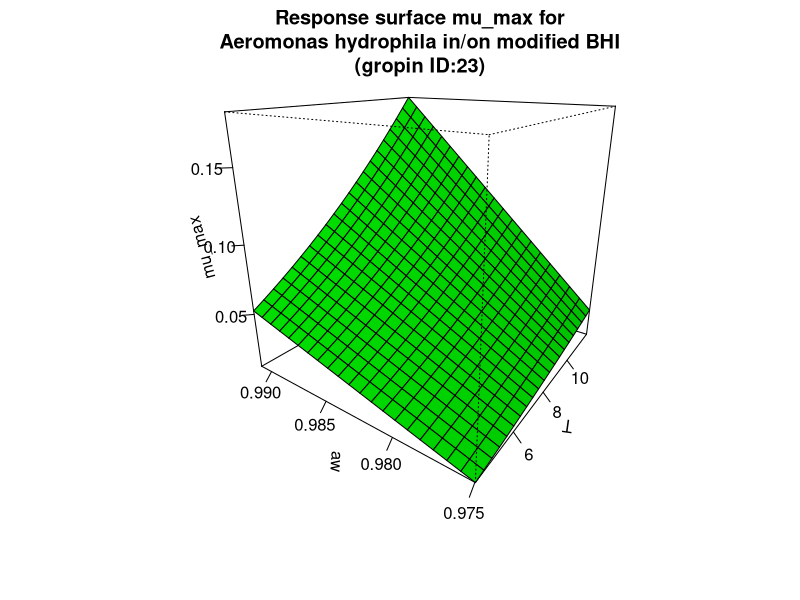

Here is the R script that generated this plot:
#############################
# start of Parameter script
#############################
T <- seq(4.004,11.988011988012,length.out=21)
aw <- seq(0.974974,0.991008991008991,length.out=21)
#############################
# end of Parameter script
#############################
############################# 
# start of Model script Gropin ID 23 
#############################
 
# constant coefficients for this model
a <- 0.032
awmin <- 0.9718
Tmin <- -5.25
 
variables <- data.frame(T,aw)
argumentsPar <- expand.grid(variables)
 
# heart of the model
response_surface <- function(T,aw) {
   mumax <-(a*(aw-awmin)*((T-Tmin)^2))

return(mumax=mumax)
} 

# output parameters
mumax <- cbind(argumentsPar,response_surface(argumentsPar['T'],argumentsPar['aw']))
colnames(mumax) <- c(colnames(argumentsPar),'mumax')
#############################
# End of Model script
#############################
############################# 
# start of Visualisation script Gropin ID 23 
#############################
persp(T,aw,matrix(unlist(mumax$mumax),nrow=21),col = 'green',xlab='T',ylab='aw',zlab='mu_max',main='Response surface mu_max for
Aeromonas hydrophila in/on modified BHI
(gropin ID:23)',theta=305,phi=20,shade=0.25,ticktype = 'detailed')
#############################
# End of Visualisation script
#############################
